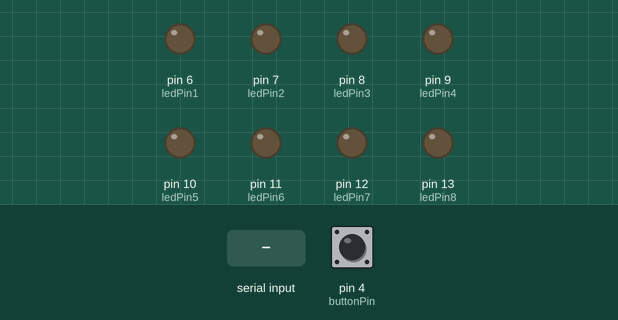
Simulated run of this sketch. Board: Arduino Uno, built with avr-gcc and run on an emulated ATmega328P. Parts: output pins drawn as LEDs (lit = HIGH). The test bench sets the inputs (shaded band); at power-on: pin 4 (buttonPin) LOW. What the sketch prints to the serial monitor is not drawn.

Above: at 1.2 s.
1.3 s: "s" received over the second serial link
At 1.7 s:
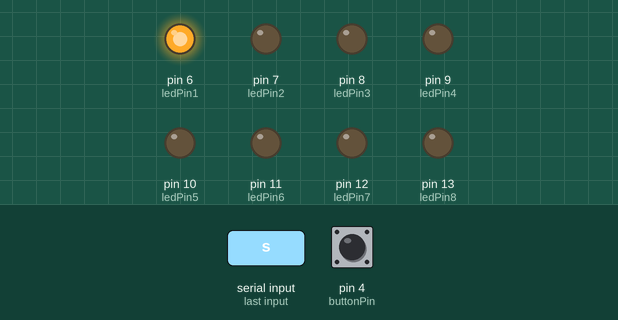
3.8 s: "w" received over the second serial link
At 4.6 s:
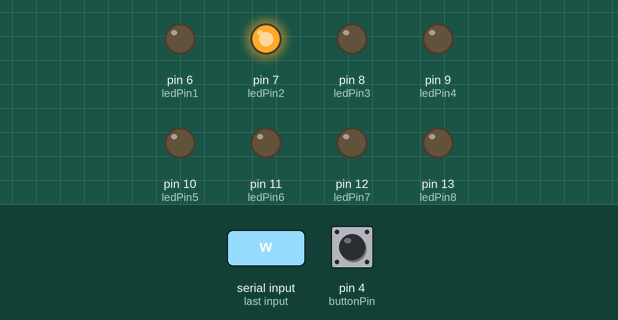
6.3 s: "a" received over the second serial link
At 6.8 s:
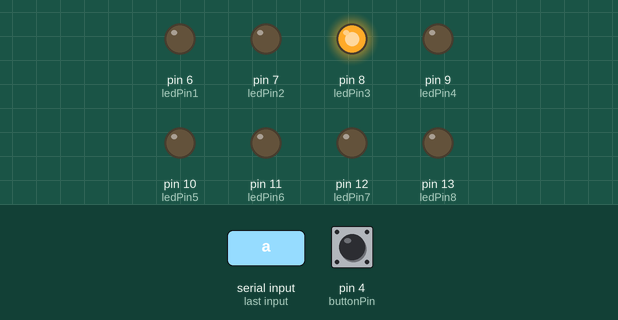
8.8 s: "d" received over the second serial link
At 9.6 s:
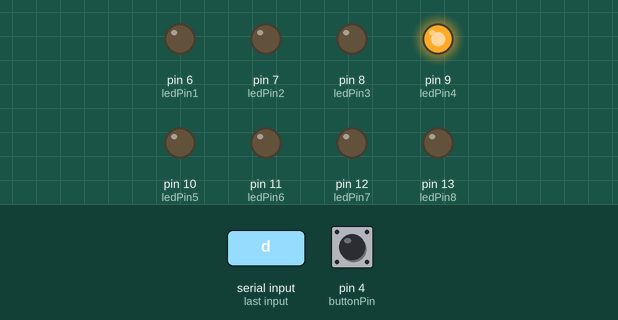
11.3 s: "q" received over the second serial link
At 11.7 s:
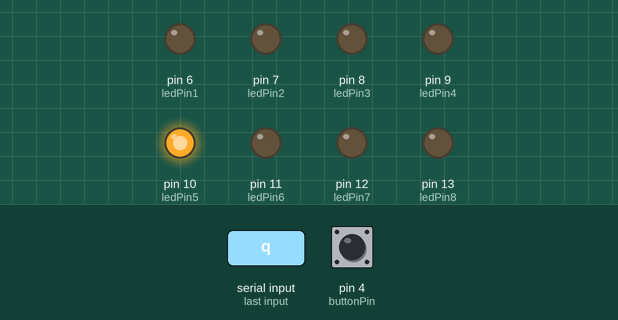
13.8 s: "e" received over the second serial link
At 14.6 s:
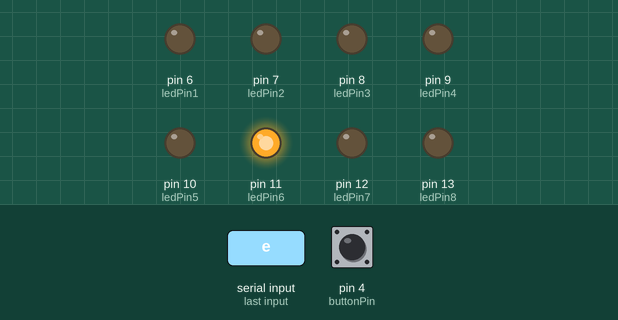
Timing chart, 0 to 16.8 s (numbered marks = the images above; inputs shaded):
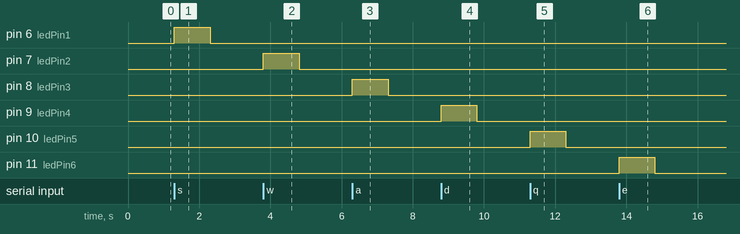

The sketch:

arduino.ino
```cpp
#include <SoftwareSerial.h>

#define RX 2
#define TX 3
#define BAUD 9600
#define L_DELAY 1000

SoftwareSerial bt(RX , TX);
const int buttonPin = 4;
const int ledPin8 =  13;
const int ledPin7 =  12;
const int ledPin6 =  11;
const int ledPin5 =  10;
const int ledPin4 =  9;
const int ledPin3 =  8;
const int ledPin2 =  7;
const int ledPin1 =  6;
bool buttonPress = false;
bool btReceived = false;


void setup() {
  pinMode(ledPin1, OUTPUT);
  pinMode(ledPin2, OUTPUT);
  pinMode(ledPin3, OUTPUT);
  pinMode(ledPin4, OUTPUT);
  pinMode(ledPin5, OUTPUT);
  pinMode(ledPin6, OUTPUT);
  pinMode(ledPin7, OUTPUT);
  pinMode(ledPin8, OUTPUT);
  pinMode(buttonPin, INPUT);
  Serial.begin(BAUD);
  bt.begin(BAUD);
}

void loop() {
  char x = '\0';
  buttonPress = digitalRead(buttonPin);

  if (buttonPress == HIGH) {
    bt.println(" 123");
  } else {
    bt.println(" ");
  }

  if(bt.available() > 0){
    x = bt.read();
    btReceived = true;
    Serial.print(x);
  }
  if(btReceived){
    switch(x){
      case 's':
        digitalWrite(ledPin1, HIGH);
        delay(L_DELAY);
        break;
      case 'w':
        digitalWrite(ledPin2, HIGH);
        delay(L_DELAY);
        break;
      case 'a':
        digitalWrite(ledPin3, HIGH);
        delay(L_DELAY);
        break;
      case 'd':
        digitalWrite(ledPin4, HIGH);
        delay(L_DELAY);
        break;
      case 'q':
        digitalWrite(ledPin5, HIGH);
        delay(L_DELAY);
        break;
      case 'e':
        digitalWrite(ledPin6, HIGH);
        delay(L_DELAY);
        break;
      case 'z':
        digitalWrite(ledPin7, HIGH);
        delay(L_DELAY);
        break;
      case 'c':
        digitalWrite(ledPin8, HIGH);
        delay(L_DELAY);
        break;
      default:
        digitalWrite(ledPin1, LOW);
        digitalWrite(ledPin2, LOW);
        digitalWrite(ledPin3, LOW);
        digitalWrite(ledPin4, LOW);
        digitalWrite(ledPin5, LOW);
        digitalWrite(ledPin6, LOW);
        digitalWrite(ledPin7, LOW);
        digitalWrite(ledPin8, LOW);
      }
      btReceived = false;
  }
  else{
    digitalWrite(ledPin1, LOW);
    digitalWrite(ledPin2, LOW);
    digitalWrite(ledPin3, LOW);
    digitalWrite(ledPin4, LOW);
    digitalWrite(ledPin5, LOW);
    digitalWrite(ledPin6, LOW);
    digitalWrite(ledPin7, LOW);
    digitalWrite(ledPin8, LOW);
  }
}
```

Measured:
- after the input at 1.3 s, pin 6 (ledPin1): LOW → HIGH at once, → LOW 1.0 s later
- after the input at 3.8 s, pin 7 (ledPin2): LOW → HIGH at once, → LOW 1.0 s later
- after the input at 6.3 s, pin 8 (ledPin3): LOW → HIGH at once, → LOW 1.0 s later
- after the input at 8.8 s, pin 9 (ledPin4): LOW → HIGH at once, → LOW 1.0 s later
- after the input at 11.3 s, pin 10 (ledPin5): LOW → HIGH at once, → LOW 1.0 s later
- after the input at 13.8 s, pin 11 (ledPin6): LOW → HIGH at once, → LOW 1.0 s later
